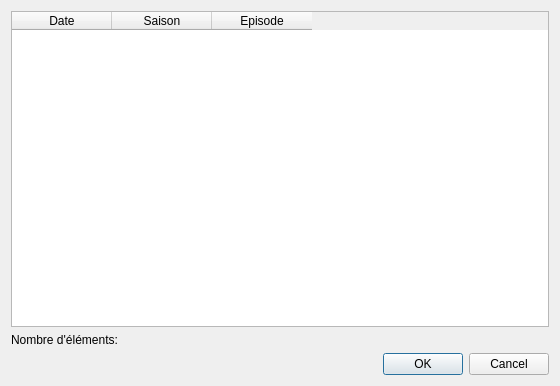
<?xml version="1.0" encoding="UTF-8"?>
<ui version="4.0">
 <class>Dialog</class>
 <widget class="QDialog" name="Dialog">
  <property name="windowModality">
   <enum>Qt::ApplicationModal</enum>
  </property>
  <property name="geometry">
   <rect>
    <x>0</x>
    <y>0</y>
    <width>560</width>
    <height>386</height>
   </rect>
  </property>
  <property name="windowTitle">
   <string>Dialog</string>
  </property>
  <property name="windowIcon">
   <iconset>
    <normaloff>../../resources/icons/film-timeline.png</normaloff>../../resources/icons/film-timeline.png</iconset>
  </property>
  <property name="modal">
   <bool>true</bool>
  </property>
  <layout class="QVBoxLayout" name="verticalLayout">
   <item>
    <widget class="QTableWidget" name="tableWidget">
     <property name="selectionMode">
      <enum>QAbstractItemView::NoSelection</enum>
     </property>
     <property name="selectionBehavior">
      <enum>QAbstractItemView::SelectRows</enum>
     </property>
     <column>
      <property name="text">
       <string>Date</string>
      </property>
     </column>
     <column>
      <property name="text">
       <string>Saison</string>
      </property>
     </column>
     <column>
      <property name="text">
       <string>Episode</string>
      </property>
     </column>
    </widget>
   </item>
   <item>
    <widget class="QLabel" name="label">
     <property name="text">
      <string>Nombre d'éléments:</string>
     </property>
    </widget>
   </item>
   <item>
    <widget class="QDialogButtonBox" name="buttonBox">
     <property name="orientation">
      <enum>Qt::Horizontal</enum>
     </property>
     <property name="standardButtons">
      <set>QDialogButtonBox::Cancel|QDialogButtonBox::Ok</set>
     </property>
    </widget>
   </item>
  </layout>
 </widget>
 <resources/>
 <connections>
  <connection>
   <sender>buttonBox</sender>
   <signal>accepted()</signal>
   <receiver>Dialog</receiver>
   <slot>accept()</slot>
   <hints>
    <hint type="sourcelabel">
     <x>248</x>
     <y>254</y>
    </hint>
    <hint type="destinationlabel">
     <x>157</x>
     <y>274</y>
    </hint>
   </hints>
  </connection>
  <connection>
   <sender>buttonBox</sender>
   <signal>rejected()</signal>
   <receiver>Dialog</receiver>
   <slot>reject()</slot>
   <hints>
    <hint type="sourcelabel">
     <x>316</x>
     <y>260</y>
    </hint>
    <hint type="destinationlabel">
     <x>286</x>
     <y>274</y>
    </hint>
   </hints>
  </connection>
 </connections>
</ui>
